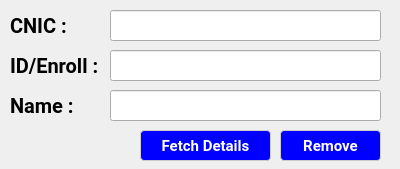
<?xml version="1.0" encoding="UTF-8"?>
<ui version="4.0">
 <class>removet</class>
 <widget class="QDialog" name="removet">
  <property name="geometry">
   <rect>
    <x>0</x>
    <y>0</y>
    <width>400</width>
    <height>169</height>
   </rect>
  </property>
  <property name="windowTitle">
   <string>Remove Teacher</string>
  </property>
  <property name="windowIcon">
   <iconset resource="resources.qrc">
    <normaloff>:/logo/1.png</normaloff>:/logo/1.png</iconset>
  </property>
  <property name="styleSheet">
   <string notr="true">QWidget {
    background: qlineargradient(
        x1:0, y1:0, x2:0, y2:1,
        stop:0 #EEF2FF,   /* Very light blue */
        stop:1 #E0E7FF    /* Soft educational purple */
    );
    font-family: Segoe UI, Roboto, Arial;
}</string>
  </property>
  <widget class="QLineEdit" name="name">
   <property name="geometry">
    <rect>
     <x>110</x>
     <y>90</y>
     <width>271</width>
     <height>31</height>
    </rect>
   </property>
  </widget>
  <widget class="QLabel" name="name_2">
   <property name="geometry">
    <rect>
     <x>10</x>
     <y>50</y>
     <width>101</width>
     <height>31</height>
    </rect>
   </property>
   <property name="styleSheet">
    <string notr="true">QLabel {
    color: black;
	font-weight: bold;
    font-size: 20px;
    border-radius: 6px;
}</string>
   </property>
   <property name="text">
    <string>ID/Enroll :</string>
   </property>
  </widget>
  <widget class="QLabel" name="name_4">
   <property name="geometry">
    <rect>
     <x>10</x>
     <y>90</y>
     <width>71</width>
     <height>31</height>
    </rect>
   </property>
   <property name="styleSheet">
    <string notr="true">QLabel {
    color: black;
	font-weight: bold;
    font-size: 20px;
    border-radius: 6px;
}</string>
   </property>
   <property name="text">
    <string>Name :</string>
   </property>
  </widget>
  <widget class="QLabel" name="name_5">
   <property name="geometry">
    <rect>
     <x>10</x>
     <y>10</y>
     <width>71</width>
     <height>31</height>
    </rect>
   </property>
   <property name="styleSheet">
    <string notr="true">QLabel {
    color: black;
	font-weight: bold;
    font-size: 20px;
    border-radius: 6px;
}</string>
   </property>
   <property name="text">
    <string>CNIC :</string>
   </property>
  </widget>
  <widget class="QLineEdit" name="ID">
   <property name="geometry">
    <rect>
     <x>110</x>
     <y>50</y>
     <width>271</width>
     <height>31</height>
    </rect>
   </property>
   <property name="text">
    <string/>
   </property>
  </widget>
  <widget class="QPushButton" name="fetch">
   <property name="geometry">
    <rect>
     <x>140</x>
     <y>130</y>
     <width>131</width>
     <height>31</height>
    </rect>
   </property>
   <property name="styleSheet">
    <string notr="true">QPushButton {
    background-color: blue;
     color: white;
	font-weight: bold;
    padding: 6px 14px;
    font-size: 15px;
    border-radius: 4px;
    border: 1px solid #CCCCCC;
}

QPushButton:hover {
    background-color: #E5E5E5;
	color:black
}

QPushButton:pressed {
    background-color: #D4D4D4;
	color:black
}</string>
   </property>
   <property name="text">
    <string>Fetch Details</string>
   </property>
  </widget>
  <widget class="QPushButton" name="cut">
   <property name="geometry">
    <rect>
     <x>280</x>
     <y>130</y>
     <width>101</width>
     <height>31</height>
    </rect>
   </property>
   <property name="styleSheet">
    <string notr="true">QPushButton {
    background-color: blue;
     color: white;
	font-weight: bold;
    padding: 6px 14px;
    font-size: 15px;
    border-radius: 4px;
    border: 1px solid #CCCCCC;
}

QPushButton:hover {
    background-color: #E5E5E5;
	color:black
}

QPushButton:pressed {
    background-color: #D4D4D4;
	color:black
}</string>
   </property>
   <property name="text">
    <string>Remove</string>
   </property>
  </widget>
  <widget class="QLineEdit" name="cnic">
   <property name="geometry">
    <rect>
     <x>110</x>
     <y>10</y>
     <width>271</width>
     <height>31</height>
    </rect>
   </property>
  </widget>
 </widget>
 <resources>
  <include location="resources.qrc"/>
 </resources>
 <connections/>
</ui>
